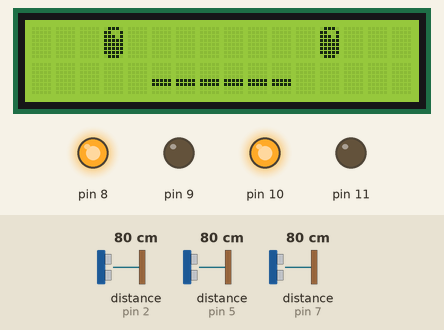
This sketch was run on a simulated Arduino Uno, built with avr-gcc and run on an emulated ATmega328P. On the bench: 16×2 character LCD, output pins drawn as LEDs (lit = HIGH). Inputs (shaded band) come from the test bench; at power-on: distance to the obstacle (sensors on pin 5, pin 2, pin 7) 80 cm. The echo pulse lasts 58.3 µs per cm.

Above: at 1.3 s.
1.4 s: distance to the obstacle (sensor on pin 5) set to 12 cm
2.9 s: distance to the obstacle (sensor on pin 5) set to 9 cm
At 5.7 s:
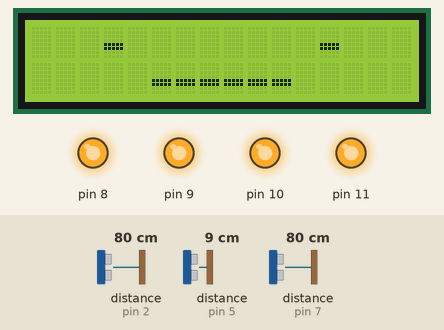
5.9 s: distance to the obstacle (sensor on pin 5) set to 18 cm
At 7.68 s:
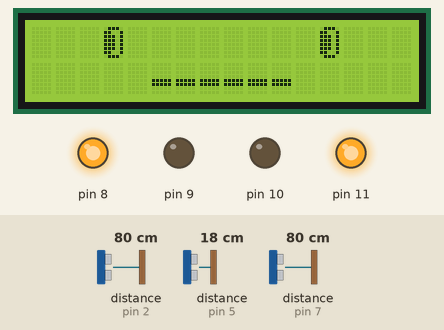
8.9 s: distance to the obstacle (sensor on pin 5) set to 2 cm
At 10.8 s:
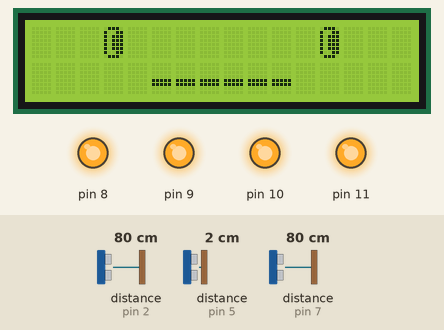
11.9 s: distance to the obstacle (sensor on pin 2) set to 120 cm
At 12.1 s:
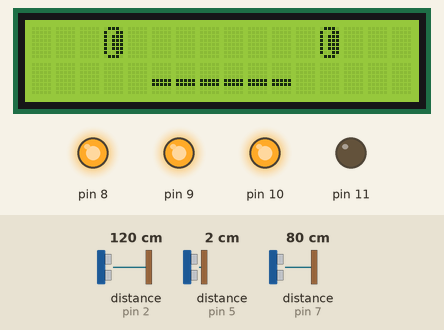
14.9 s: distance to the obstacle (sensor on pin 7) set to 250 cm
At 18.5 s:
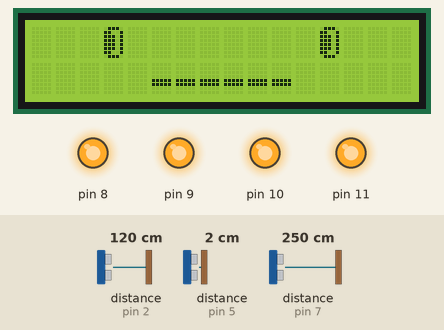
Timing chart, 0 to 18.9 s (numbered marks = the images above; inputs shaded):
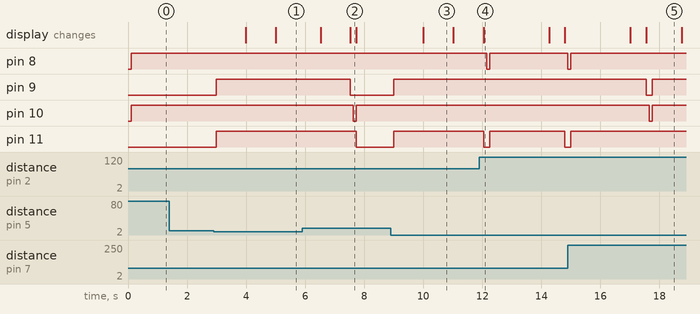

The sketch:

SISTEMA_EMBARCADO_-_Projeto.ino
```cpp
/**
 * @package Robo educacional autonomo
 *
 *   Esamc - Engenharia da computação 6 semestre
 *   Projeto Robotico Educacional - Trabalho de Sistema Embarcados
 *
 *
 *   Integrantes:
 *   Bruno Silva Carvalho
 *   Bruno Da Silva Lara
 *   Sergio Tadeu
 *   Kaique
 *
 *
 *   Objetivo do Projeto:
 *
 *   Com intuito de estimular e interesar dos jovens na área de robotica e computacional
 *   o robo desenvolvido tem como funcionalidade, controle de entradas e saidas digitais
 *   e analogicas. Com (3) sensores ultrasonicos para verificar obstaculos em seu caminho,
 *   e analise logica possiveis decições de caminhos a serem redirecionadas
 *
 */

//Bibliotecas
#include <Ultrasonic.h>// Biblioteca do sensor Ultrasonico
#include <Wire.h> // Biblioteca do Módulo I2C
#include <LiquidCrystal_I2C.h>// Bilioteca do LCD

// Classes
class Ultrasonico {

  //Atributos de definição dos pinos usados
  private:
    int Tring; // Emitir(trig)
    int Echo; // Escutar (echo)

  //Metodos
  public:
    void pinoSensor(int Emitir, int Escutar)
    {
      Tring = Emitir;
      Echo = Escutar;
    }

    float Centimetro(){
      Ultrasonic Sonar(Tring, Echo);//Acionando o sensor do pino emitir e escutar
      return (Sonar.convert(Sonar.timing(), Ultrasonic::CM));
    }

    float Polegadas(){
      Ultrasonic Sonar(Tring, Echo);// Acionando o sensor com os pinos emitir e escutar
      return (Sonar.convert(Sonar.timing(), Ultrasonic::IN));
    }
};

class Motor {
    /***
     * Classe do motor sendo definido
     *
     * Motor A - Direita
     * Motor B - Esquerda
     */
    // Atributos de definição do pinos usados
    private:
        int IN1;
        int IN2;
        int IN3;
        int IN4;

    //Metódos
    public:
        // Metódos usado para inicializar os pinos para o Driver Ponte H L298N
        void PinMotor(int motorA1,int motorA2,int motorB1,int motorB2)
        {
          IN1 = motorA1;
          IN2 = motorA2;
          IN3 = motorB1;
          IN4 = motorB2;
        }
        void inicializarMotores()
        {
            //Definindo os pinos como saida
            pinMode(IN1, OUTPUT);
            pinMode(IN2, OUTPUT);
            pinMode(IN3, OUTPUT);
            pinMode(IN4, OUTPUT);
        }

        /**
         * Metódos utilizados para controler dos motores
         */
        void FrenteAmbos()
        {
            digitalWrite(IN1, HIGH);
            digitalWrite(IN2, LOW);
            digitalWrite(IN3, HIGH);
            digitalWrite(IN4, LOW);
            delay(100);
        }
        void ParaTrasAmbos()
        {
            digitalWrite(IN1, HIGH);
            digitalWrite(IN2, HIGH);
            digitalWrite(IN3, HIGH);
            digitalWrite(IN4, HIGH);
            delay(500);
        }
        void PararAmbos()
        {
            digitalWrite(IN1, HIGH);
            digitalWrite(IN2, HIGH);
            digitalWrite(IN3, HIGH);
            digitalWrite(IN4, HIGH);
            delay(500);
        }
        //Movimentos do motor A
        void MotorA_Frente()
        {
            digitalWrite(IN1, HIGH);
            digitalWrite(IN2, LOW);
            delay(100);
        }
        void MotorA_Parar()
        {
            digitalWrite(IN1, HIGH);
            digitalWrite(IN2, HIGH);
            delay(100);
        }
        void MotorA_ParaTras()
        {
            digitalWrite(IN1, LOW);
            digitalWrite(IN2, HIGH);
            delay(100);
        }

        //Movimentos do motor B
        void MotorB_Frente()
        {
            digitalWrite(IN3, HIGH);
            digitalWrite(IN4, LOW);
            delay(100);
        }
        void MotorB_Parar()
        {
            digitalWrite(IN3, HIGH);
            digitalWrite(IN4, HIGH);
            delay(100);
        }
        void MotorB_ParaTras()
        {
            digitalWrite(IN3, LOW);
            digitalWrite(IN4, HIGH);
            delay(100);
        }
};

LiquidCrystal_I2C rosto(0x27,2,1,0,4,5,6,7,3, POSITIVE);
class lcd{

    //atributos
    private:
        byte Olhando_esquerda[8] = {B01110,B10011,B10111,B10111,B10111,B10111,B10011,B01110};
        byte Olhando_direita[8] = {B01110,B11001,B11101,B11101,B11101,B11101,B11001,B01110};
        byte BOCA[8] = {B00000,B00000,B00000,B00000,B11111,B11111,B00000,B00000};
        byte Acordado[8] = {B01110,B11001,B11101,B11111,B11111,B11111,B11111,B01110};
    //Metodos
    public:
        void inicializando()
        {
            rosto.begin(16,2);
            rosto.createChar(0, Acordado);// Definindo numero do byte
            rosto.createChar(1, BOCA);
            rosto.createChar(2, Olhando_esquerda);
            rosto.createChar(3, Olhando_direita);
            rosto.clear();  //Limpa o LCD
        }
        void Boca()
        {
            rosto.setCursor(5, 1); //Imprime parte da boca na posição 5 linha 1 do LCD
            rosto.write((byte)1);  //Objeto boca
            rosto.setCursor(6, 1); //Imprime parte da boca na posição 6 linha 1 do LCD
            rosto.write((byte)1);  //Objeto boca
            rosto.setCursor(7, 1); //Imprime parte da boca na posição 7 linha 1 do LCD
            rosto.write((byte)1);   //Objeto boca
            rosto.setCursor(8, 1); //Imprime parte da boca na posição 8 linha 1 do LCD
            rosto.write((byte)1);   //Objeto boca
            rosto.setCursor(9, 1);  //Imprime parte da boca na posição 9 linha 1 do LCD
            rosto.write((byte)1);   //Objeto boca
            rosto.setCursor(10, 1);  //Imprime parte da boca na posição 10 linha 1 do LCD
            rosto.write((byte)1);   //Objeto boca
        }
        void Olhar_Pensativo()
        {
            rosto.setCursor(3, 0);  //Imprime o olho na posição 3 linha 0 do LCD
            rosto.write((byte)1);   //Objeto olho
            rosto.setCursor(12, 0); //Imprime o olho na posição 12 linha 0 do LCD
            rosto.write((byte)1);   //Objeto olho
        }
        void Olhando_Esquerda()
        {
            rosto.setCursor(3, 0); //Imprime o olho na posição 12 linha 0 do LCD
            rosto.write((byte)2);   //Objeto olho
            rosto.setCursor(12, 0);  //Imprime o olho na posição 3 linha 0 do LCD
            rosto.write((byte)2);   //Objeto olho
        }
        void Olhando_Direita()
        {
            rosto.setCursor(3, 0); //Imprime o olho na posição 12 linha 0 do LCD
            rosto.write((byte)3);   //Objeto olho
            rosto.setCursor(12, 0);  //Imprime o olho na posição 3 linha 0 do LCD
            rosto.write((byte)3);   //Objeto olho
        }
        void VendoOsLados()
        {
            delay(500);
            rosto.setCursor(3, 0); //Imprime o olho na posição 12 linha 0 do LCD
            rosto.write((byte)2);   //Objeto olho
            rosto.setCursor(12, 0);  //Imprime o olho na posição 3 linha 0 do LCD
            rosto.write((byte)2);   //Objeto olho
            delay(1000);
            rosto.setCursor(3, 0); //Imprime o olho na posição 12 linha 0 do LCD
            rosto.write((byte)3);   //Objeto olho
            rosto.setCursor(12, 0);  //Imprime o olho na posição 3 linha 0 do LCD
            rosto.write((byte)3);   //Objeto olho
        }
        void Vendo()
        {
            rosto.setCursor(3, 0);  //Imprime o olho na posição 3 linha 0 do LCD
            rosto.write((byte)0);   //Objeto olho
            rosto.setCursor(12, 0); //Imprime o olho na posição 12 linha 0 do LCD
            rosto.write((byte)0);   //Objeto olho
        }
};

//Referênciando Classes

  Ultrasonico sensorFrontal;
  Ultrasonico sensorEsquerdo;
  Ultrasonico sensorDireito;
  Motor partida;
  lcd expressao;

// Variavel Global

float ObstaculoDis = 10.20;//Variavel distancia limite

//Codigo Principal
void setup() {

    //Serial.begin(9600);//Iniciando a leitura serial

    sensorFrontal.pinoSensor(4,5);//Sensor Fronta denifindo os pinos (tring,echo)
    sensorDireito.pinoSensor(6,7);//Sensor Esquerdo denifindo os pinos(tring,echo)
    sensorEsquerdo.pinoSensor(3,2);//Sensor Direito denifindo os pinos (tring,echo)

    partida.PinMotor(8,9,10,11);//Definindo Pinos do modulo ligado no motor
    partida.inicializarMotores();

    expressao.inicializando();//Ligando o lcd
    expressao.Boca();//Desenhando a boca

}

void loop() {

  //Serial.println(sensorFrontal.Centimetro());//Leitura da distancia
  if(sensorFrontal.Centimetro() > ObstaculoDis)
  {
    //Serial.println("Andando");
    expressao.Vendo();//Rosto no lcd
    partida.FrenteAmbos();//Indo para a Frente
  }
  else
  {
    //Serial.println("Parando");
    partida.PararAmbos();//Parar motor
    //Serial.println("Vendos os lados");
    expressao.VendoOsLados();//Rosto para olhar para os lados
    //Serial.println("Pensando");
    expressao.Olhar_Pensativo();//Expressao de pensativo
    delay(500);
    //Serial.print("Direita = ");
    //Serial.println(sensorDireito.Centimetro());
    //Serial.print("Esquerda = ");
    //Serial.println(sensorEsquerdo.Centimetro());

    if(sensorDireito.Centimetro() == sensorEsquerdo.Centimetro())
    {
        //Serial.println("Indo para trás");
        partida.ParaTrasAmbos();//Andando para trás
        expressao.Olhar_Pensativo();//Expressao de pensativo
        if(sensorDireito.Centimetro() == sensorEsquerdo.Centimetro())
        {
            //Serial.println("Girando");
            //Girar 180 graus
            expressao.VendoOsLados();//Rosto para olhar para os lados
            partida.MotorA_Frente();
            partida.MotorB_ParaTras();
            //delay(2000);
        }
        else if(sensorDireito.Centimetro() > sensorEsquerdo.Centimetro())
        {
            //Serial.println("Virando para DIREITA");
            //Virar para a direita (90 graus)
            expressao.Olhando_Direita();
            partida.MotorA_Frente();//Motor da esquerda horario
            partida.MotorB_ParaTras();//Motor da direita anti-horario
        }
        else
        {
            //Serial.println("Virando para ESQUERDA");
            //Virar para a esquerda (-90 graus)
            expressao.Olhando_Esquerda();
            partida.MotorB_Frente();//Motor da direita horario
            partida.MotorA_ParaTras();//Motor da esquerda anti-horario
        }
    }
    else if ( sensorEsquerdo.Centimetro() > sensorDireito.Centimetro() )
    {
        //Serial.println("Virando para ESQUERDA");
        //Virar para a esquerda ( - 90 graus)
        expressao.Olhando_Esquerda();
        partida.MotorB_Frente();//Motor da direita horario
        partida.MotorA_ParaTras();//Motor da esquerda anti-horario
    }
    else
    {
        //Serial.println("Virando para DIREITA");
        //Virar para a direita (90 graus)
        expressao.Olhando_Direita();
        partida.MotorA_Frente();//Motor da esquerda horario
        partida.MotorB_ParaTras();//Motor da direita anti-horario
    }
  }
}
```

Measured:
- the behaviour switches between 11 and 10 cm on distance to the obstacle (sensor on pin 5) (found by bisection; images 0 and 1)
- after the input at 1.4 s, every drawn part: stays the same
- after the input at 2.9 s, pin 9, pin 11: LOW → HIGH after 0.09 s; the display: first changes after 1.1 s (image 1 shows a later state)
- after the input at 5.9 s, pin 9: goes on until 7.5 s, then stays LOW; pin 11: HIGH → LOW after 1.8 s
- after the input at 8.9 s, pin 9, pin 11: LOW → HIGH after 0.10 s; the display: changes after 1.1 s (image 3)
- after the input at 11.9 s, pin 8: HIGH → LOW after 0.25 s, → HIGH 0.10 s later, → LOW 2.6 s later; pin 9: stays HIGH (without the input it goes to LOW after 1.6 s); pin 10: stays HIGH (without the input it goes to LOW after 1.7 s); pin 11: HIGH → LOW after 0.15 s, → HIGH 0.20 s later, → LOW 2.5 s later
- after the input at 14.9 s, pin 8, pin 11: goes on until 15.0 s, then stays HIGH; pin 9: HIGH → LOW after 2.7 s, → HIGH 0.20 s later; pin 10: HIGH → LOW after 2.8 s, → HIGH 0.10 s later; the display: first differs from a run without the input after 2.7 s (image 5)
- what the display in image 3 shows lasts 1.0 s, from 10.0 s to 11.0 s
